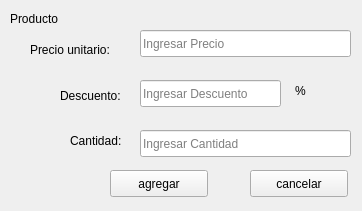
<?xml version="1.0" encoding="UTF-8"?>
<ui version="4.0">
 <class>Form</class>
 <widget class="QWidget" name="Form">
  <property name="geometry">
   <rect>
    <x>0</x>
    <y>0</y>
    <width>362</width>
    <height>211</height>
   </rect>
  </property>
  <property name="windowTitle">
   <string>Form</string>
  </property>
  <widget class="QPushButton" name="agregar">
   <property name="geometry">
    <rect>
     <x>110</x>
     <y>170</y>
     <width>98</width>
     <height>27</height>
    </rect>
   </property>
   <property name="text">
    <string>agregar</string>
   </property>
  </widget>
  <widget class="QPushButton" name="cancelar">
   <property name="geometry">
    <rect>
     <x>250</x>
     <y>170</y>
     <width>98</width>
     <height>27</height>
    </rect>
   </property>
   <property name="text">
    <string>cancelar</string>
   </property>
  </widget>
  <widget class="QLineEdit" name="precio">
   <property name="geometry">
    <rect>
     <x>140</x>
     <y>30</y>
     <width>211</width>
     <height>27</height>
    </rect>
   </property>
   <property name="placeholderText">
    <string>Ingresar Precio</string>
   </property>
  </widget>
  <widget class="QLineEdit" name="cantidad">
   <property name="geometry">
    <rect>
     <x>140</x>
     <y>130</y>
     <width>211</width>
     <height>27</height>
    </rect>
   </property>
   <property name="placeholderText">
    <string>Ingresar Cantidad</string>
   </property>
  </widget>
  <widget class="QLabel" name="label">
   <property name="geometry">
    <rect>
     <x>10</x>
     <y>10</y>
     <width>66</width>
     <height>17</height>
    </rect>
   </property>
   <property name="text">
    <string>Producto</string>
   </property>
  </widget>
  <widget class="QLabel" name="label_2">
   <property name="geometry">
    <rect>
     <x>30</x>
     <y>40</y>
     <width>111</width>
     <height>20</height>
    </rect>
   </property>
   <property name="text">
    <string>Precio unitario:</string>
   </property>
  </widget>
  <widget class="QLabel" name="label_3">
   <property name="geometry">
    <rect>
     <x>70</x>
     <y>130</y>
     <width>71</width>
     <height>21</height>
    </rect>
   </property>
   <property name="text">
    <string>Cantidad:</string>
   </property>
  </widget>
  <widget class="QLabel" name="label_4">
   <property name="geometry">
    <rect>
     <x>60</x>
     <y>80</y>
     <width>91</width>
     <height>31</height>
    </rect>
   </property>
   <property name="text">
    <string>Descuento:</string>
   </property>
  </widget>
  <widget class="QLabel" name="label_5">
   <property name="geometry">
    <rect>
     <x>295</x>
     <y>70</y>
     <width>71</width>
     <height>41</height>
    </rect>
   </property>
   <property name="text">
    <string>%</string>
   </property>
  </widget>
  <widget class="QLineEdit" name="descuento">
   <property name="geometry">
    <rect>
     <x>140</x>
     <y>80</y>
     <width>141</width>
     <height>27</height>
    </rect>
   </property>
   <property name="placeholderText">
    <string>Ingresar Descuento</string>
   </property>
  </widget>
 </widget>
 <resources/>
 <connections/>
</ui>
